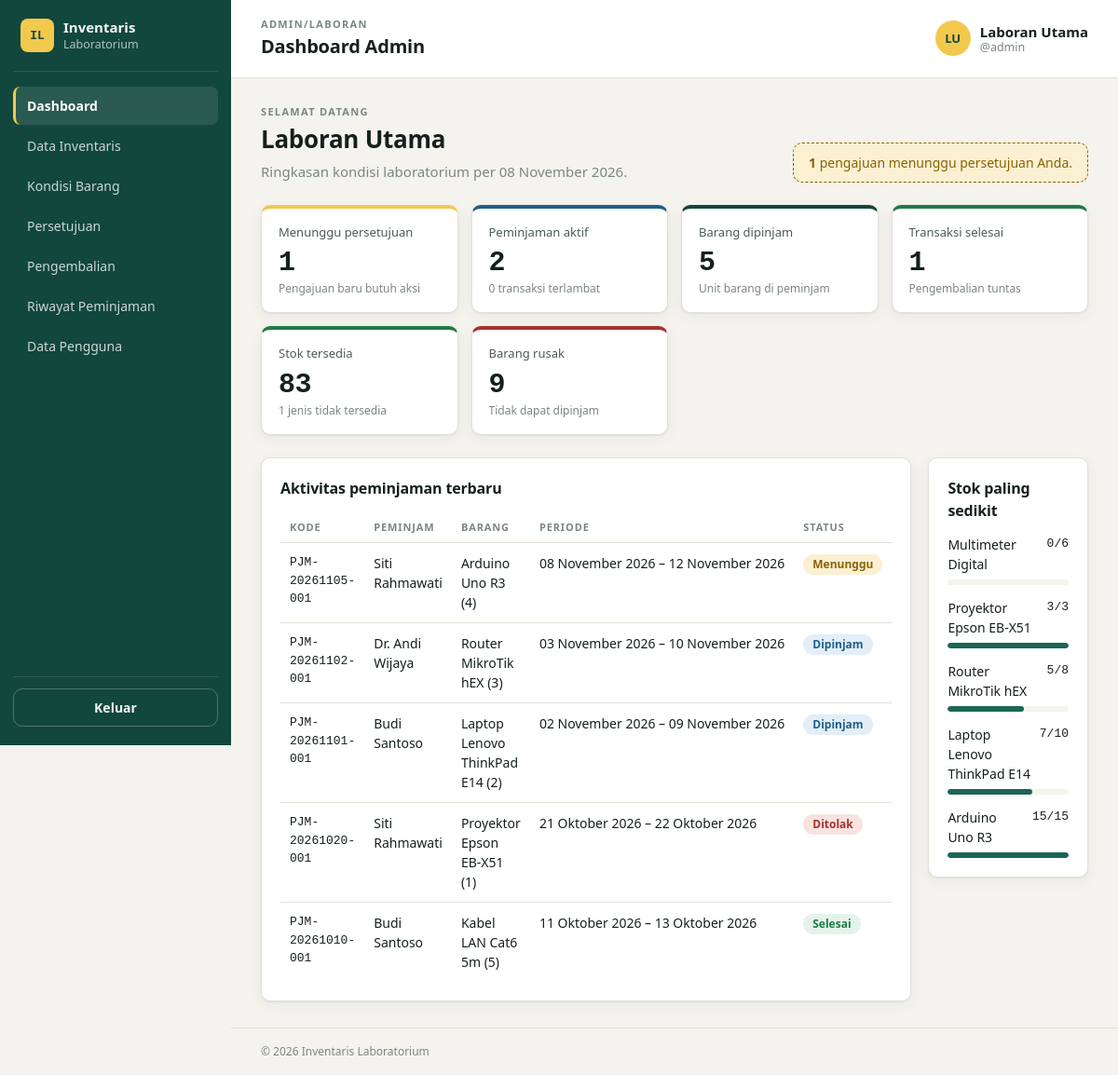
Page /admin/dashboard.php (signed in) on the committed database.
### tables this page shows
CREATE TABLE users (
  id            INT UNSIGNED AUTO_INCREMENT PRIMARY KEY,
  full_name     VARCHAR(100) NOT NULL,
  username      VARCHAR(50)  NOT NULL,
  password_hash VARCHAR(255) NOT NULL,              
  role          ENUM('admin','peminjam') NOT NULL DEFAULT 'peminjam',
  identity_no   VARCHAR(30)  NULL,                  
  user_type     ENUM('laboran','mahasiswa','dosen') NOT NULL DEFAULT 'mahasiswa',
  is_active     TINYINT(1)   NOT NULL DEFAULT 1,    
  created_at    DATETIME     NOT NULL DEFAULT CURRENT_TIMESTAMP,
  updated_at    DATETIME     NOT NULL DEFAULT CURRENT_TIMESTAMP ON UPDATE CURRENT_TIMESTAMP,
  CONSTRAINT uq_users_username UNIQUE (username)
);

CREATE TABLE inventories (
  id              INT UNSIGNED AUTO_INCREMENT PRIMARY KEY,
  code            VARCHAR(30)  NOT NULL,
  name            VARCHAR(150) NOT NULL,
  category_id     INT UNSIGNED NOT NULL,
  location        VARCHAR(100) NOT NULL,
  description     TEXT NULL,
  qty_total       INT UNSIGNED NOT NULL DEFAULT 0,
  qty_available   INT UNSIGNED NOT NULL DEFAULT 0,
  qty_borrowed    INT UNSIGNED NOT NULL DEFAULT 0,
  qty_damaged     INT UNSIGNED NOT NULL DEFAULT 0,  
  qty_damaged_light INT UNSIGNED NOT NULL DEFAULT 0,
  qty_damaged_heavy INT UNSIGNED NOT NULL DEFAULT 0,
  is_active       TINYINT(1)   NOT NULL DEFAULT 1,  
  created_at      DATETIME     NOT NULL DEFAULT CURRENT_TIMESTAMP,
  updated_at      DATETIME     NOT NULL DEFAULT CURRENT_TIMESTAMP ON UPDATE CURRENT_TIMESTAMP,
  CONSTRAINT uq_inventories_code UNIQUE (code),
  CONSTRAINT fk_inventories_category FOREIGN KEY (category_id)
    REFERENCES categories(id) ON UPDATE CASCADE ON DELETE RESTRICT,
  CONSTRAINT chk_inventories_balance
    CHECK (qty_total = qty_available + qty_borrowed + qty_damaged),
  CONSTRAINT chk_inventories_damage_split
    CHECK (qty_damaged = qty_damaged_light + qty_damaged_heavy)
);

### includes/helpers.php (called while the page is built, shortened)
<?php
require_once __DIR__ . '/../config/database.php';
function e($value): string
{
    return htmlspecialchars((string)$value, ENT_QUOTES, 'UTF-8');
}
function url(string $path = ''): string
{
    return BASE_URL . '/' . ltrim($path, '/');
}
if (!function_exists('format_date')) {
    function format_date(?string $date): string
    {
        $dateStr = trim((string)$date);
        $timestamp = strtotime($dateStr);
        $bulanIndo = [
            1  => 'Januari',
            2  => 'Februari',
            3  => 'Maret',
            4  => 'April',
            5  => 'Mei',
            6  => 'Juni',
            7  => 'Juli',
            8  => 'Agustus',
            9  => 'September',
            10 => 'Oktober',
            11 => 'November',
            12 => 'Desember'
        ];
        $day   = date('d', $timestamp);
        $month = (int)date('n', $timestamp);
        $year  = date('Y', $timestamp);
        $monthName = $bulanIndo[$month] ?? date('F', $timestamp);
        return sprintf('%s %s %s', $day, $monthName, $year);
    }
}

### auth/session.php (called while the page is built, shortened)
<?php
require_once __DIR__ . '/../includes/helpers.php';
function current_user(): ?array
{
    return $_SESSION['user'] ?? null;
}
function require_login(): array
{
    $user = current_user();
    $expired = isset($_SESSION['last_activity']) && time() - $_SESSION['last_activity'] > SESSION_TIMEOUT;
    if ($user && !$expired) {
        $stmt = db()->prepare('SELECT role, is_active FROM users WHERE id = ?');
        $stmt->execute([$user['id']]);
        $row = $stmt->fetch();
        if ($row && (int)$row['is_active'] === 1) {
            return $_SESSION['user'];
        }
    }
}
function require_role(string $role): array
{
    $user = require_login();
    return $user;
}

### config/database.php (called while the page is built, shortened)
<?php
function db(): PDO
{
    static $pdo = null;
    if ($pdo === null) {
        $dsn = sprintf('mysql:host=%s;port=%s;dbname=%s;charset=%s', DB_HOST, DB_PORT, DB_NAME, DB_CHARSET);
        try {
            $pdo = new PDO($dsn, DB_USER, DB_PASS, [
                PDO::ATTR_ERRMODE            => PDO::ERRMODE_EXCEPTION,
                PDO::ATTR_DEFAULT_FETCH_MODE => PDO::FETCH_ASSOC,
                PDO::ATTR_EMULATE_PREPARES   => false,
            ]);
        } catch (PDOException $e) {
            http_response_code(500);
            exit('Koneksi database gagal. Periksa config/config.php dan pastikan MySQL XAMPP aktif.');
        }
    }
    return $pdo;
}

### admin/dashboard.php (the view)
<?php
require_once __DIR__ . '/../auth/session.php';
require_once __DIR__ . '/../components/ui.php';
$user = require_role('admin');
$pdo  = db();
$stock = $pdo->query(
    'SELECT COUNT(*) AS jenis,
            COALESCE(SUM(qty_total),0)     AS total,
            COALESCE(SUM(qty_available),0) AS tersedia,
            COALESCE(SUM(qty_borrowed),0)  AS dipinjam,
            COALESCE(SUM(qty_damaged),0)   AS rusak,
            COALESCE(SUM(qty_available = 0),0) AS habis
     FROM inventories WHERE is_active = 1'
)->fetch();
$counts = $pdo->query(
    "SELECT COALESCE(SUM(status='menunggu'),0) AS menunggu,
            COALESCE(SUM(status='dipinjam'),0) AS dipinjam,
            COALESCE(SUM(status='selesai'),0)  AS selesai,
            COALESCE(SUM(status='ditolak'),0)  AS ditolak,
            COALESCE(SUM(status='dipinjam' AND planned_return_date < CURDATE()),0) AS terlambat
     FROM borrowings"
)->fetch();
$recent = $pdo->query(
    "SELECT b.borrowing_code, b.borrow_date, b.planned_return_date, b.status, b.created_at,
            u.full_name,
            GROUP_CONCAT(CONCAT(i.name, ' (', d.qty, ')') SEPARATOR ', ') AS items
     FROM borrowings b
     JOIN users u ON u.id = b.user_id
     JOIN borrowing_details d ON d.borrowing_id = b.id
     JOIN inventories i ON i.id = d.inventory_id
     GROUP BY b.id
     ORDER BY b.created_at DESC
     LIMIT 8"
)->fetchAll();
$lowStock = $pdo->query(
    'SELECT code, name, qty_available, qty_total FROM inventories
     WHERE is_active = 1 ORDER BY qty_available ASC, name LIMIT 5'
)->fetchAll();
$pageTitle  = 'Dashboard Admin';
$activeMenu = 'dashboard';
require __DIR__ . '/../layouts/header.php';
?>
<section class="hero-strip">
  <div>
    <p class="eyebrow">Selamat datang</p>
    <h2><?= e($user['full_name']) ?></h2>
    <p class="muted">Ringkasan kondisi laboratorium per <?= e(format_date(date('Y-m-d'))) ?>.</p>
  </div>
  <?php if ((int)$counts['menunggu'] > 0): ?>
    <div class="callout">
      <strong><?= (int)$counts['menunggu'] ?></strong> pengajuan menunggu persetujuan Anda.
    </div>
  <?php endif; ?>
</section>
<section class="stats">
  <?= stat_card('Menunggu persetujuan', $counts['menunggu'], 'warning', 'Pengajuan baru butuh aksi') ?>
  <?= stat_card('Peminjaman aktif', $counts['dipinjam'], 'info', (int)$counts['terlambat'] . ' transaksi terlambat') ?>
  <?= stat_card('Barang dipinjam', $stock['dipinjam'], 'neutral', 'Unit barang di peminjam') ?>
  <?= stat_card('Transaksi selesai', $counts['selesai'], 'success', 'Pengembalian tuntas') ?>
  <?= stat_card('Stok tersedia', $stock['tersedia'], 'success', (int)$stock['habis'] . ' jenis tidak tersedia') ?>
  <?= stat_card('Barang rusak', $stock['rusak'], 'danger', 'Tidak dapat dipinjam') ?>
</section>
<div class="grid-2">
  <section class="card">
    <div class="card-head">
      <h3>Aktivitas peminjaman terbaru</h3>
    </div>
    <?php if (!$recent): ?>
      <p class="empty">Belum ada aktivitas peminjaman.</p>
    <?php else: ?>
      <div class="table-wrap">
        <table class="table">
          <thead><tr><th>Kode</th><th>Peminjam</th><th>Barang</th><th>Periode</th><th>Status</th></tr></thead>
          <tbody>
          <?php foreach ($recent as $r): ?>
            <tr>
              <td class="mono"><?= e($r['borrowing_code']) ?></td>
              <td><?= e($r['full_name']) ?></td>
              <td><?= e($r['items']) ?></td>
              <td class="nowrap"><?= e(format_date($r['borrow_date'])) ?> – <?= e(format_date($r['planned_return_date'])) ?></td>
              <td><?= status_badge($r['status']) ?></td>
            </tr>
          <?php endforeach; ?>
          </tbody>
        </table>
      </div>
    <?php endif; ?>
  </section>
  <section class="card">
    <div class="card-head"><h3>Stok paling sedikit</h3></div>
    <ul class="meter-list">
      <?php foreach ($lowStock as $s):
        $pct = $s['qty_total'] > 0 ? round($s['qty_available'] / $s['qty_total'] * 100) : 0; ?>
        <li>
          <div class="meter-row">
            <span><?= e($s['name']) ?></span>
            <span class="mono"><?= (int)$s['qty_available'] ?>/<?= (int)$s['qty_total'] ?></span>
          </div>
          <div class="meter"><span style="width: <?= $pct ?>%"></span></div>
        </li>
      <?php endforeach; ?>
    </ul>
  </section>
</div>
<?php require __DIR__ . '/../layouts/footer.php'; ?>

### layouts/header.php (shortened to what this page needs)
<?php
$pageTitle  = $pageTitle  ?? 'Dashboard';
$activeMenu = $activeMenu ?? '';
$roleLabel  = $user['role'] === 'admin' ? 'Admin/Laboran' : ucfirst($user['user_type']);
$initials   = strtoupper(implode('', array_map(fn($w) => $w[0] ?? '', array_slice(explode(' ', preg_replace('/^(Dr\.|Prof\.)\s*/', '', $user['full_name'])), 0, 2))));
?>
<!DOCTYPE html>
<html lang="id">
<head>
  <link rel="stylesheet" href="<?= e(url('assets/css/style.css')) ?>">
</head>
<body>
<div class="app">
  <?php require __DIR__ . '/sidebar.php'; ?>
  <div class="main">
    <header class="topbar">
      <div class="topbar-title">
        <p class="eyebrow"><?= e($roleLabel) ?></p>
        <h1><?= e($pageTitle) ?></h1>
      </div>
      <div class="topbar-user">
        <span class="avatar"><?= e($initials) ?></span>
        <span class="user-meta">
          <strong><?= e($user['full_name']) ?></strong>
          <small>@<?= e($user['username']) ?></small>
        </span>
      </div>
    </header>
    <main class="content">

### layouts/sidebar.php (shortened to what this page needs)
<?php
$menus = $user['role'] === 'admin'
    ? [
        ['key' => 'dashboard',    'label' => 'Dashboard',           'href' => 'admin/dashboard.php'],
        ['key' => 'inventaris',   'label' => 'Data Inventaris',     'href' => 'modules/inventaris/index.php'],
        ['key' => 'kondisi',      'label' => 'Kondisi Barang',      'href' => 'modules/kondisi/index.php'],
        ['key' => 'peminjaman',   'label' => 'Persetujuan',         'href' => 'modules/peminjaman/index.php'],
        ['key' => 'pengembalian', 'label' => 'Pengembalian',        'href' => 'modules/pengembalian/index.php'],
        ['key' => 'riwayat',      'label' => 'Riwayat Peminjaman',  'href' => 'admin/riwayat.php'],
        ['key' => 'pengguna',     'label' => 'Data Pengguna',       'href' => 'admin/pengguna.php'],
      ]
    : [
        ['key' => 'dashboard',  'label' => 'Dashboard',         'href' => 'peminjam/dashboard.php'],
        ['key' => 'inventaris', 'label' => 'Daftar Inventaris', 'href' => 'peminjam/inventaris.php'],
        ['key' => 'riwayat',    'label' => 'Status & Riwayat',  'href' => 'peminjam/riwayat.php'],
      ];
?>
<aside class="sidebar" id="sidebar">
  <div class="sidebar-brand">
    <span class="brand-mark sm">IL</span>
    <span>Inventaris<br><small>Laboratorium</small></span>
  </div>
  <nav class="nav">
    <?php foreach ($menus as $m): ?>
        <a class="nav-link<?= $activeMenu === $m['key'] ? ' active' : '' ?>" href="<?= e(url($m['href'])) ?>"><?= e($m['label']) ?></a>
    <?php endforeach; ?>
  </nav>
  <form method="post" action="<?= e(url('auth/logout.php')) ?>" class="sidebar-foot">
    <button type="submit" class="btn btn-ghost btn-block" data-confirm="Keluar dari aplikasi?">Keluar</button>
  </form>
</aside>

### components/ui.php (shortened to what this page needs)
<?php
function status_badge(string $status): string
{
    $map = [
        'menunggu' => ['Menunggu', 'warning'],
        'dipinjam' => ['Dipinjam', 'info'],
        'ditolak'  => ['Ditolak',  'danger'],
        'selesai'  => ['Selesai',  'success'],
    ];
    [$label, $tone] = $map[$status] ?? [ucfirst($status), 'neutral'];
    return '<span class="badge badge-' . $tone . '">' . e($label) . '</span>';
}
function stat_card(string $label, $value, string $tone = 'neutral', string $note = ''): string
{
    return '<article class="stat stat-' . $tone . '">'
        . '<p class="stat-label">' . e($label) . '</p>'
        . '<p class="stat-value">' . e(number_format((int)$value, 0, ',', '.')) . '</p>'
        . ($note !== '' ? '<p class="stat-note">' . e($note) . '</p>' : '')
        . '</article>';
}

### layouts/footer.php (shortened to what this page needs)
    </main>
    <footer class="footer">
      &copy; <?= date('Y') ?> <?= e(APP_NAME) ?>
    </footer>
  </div>
</div>
</body>
</html>

### rows in the picture
users: role "ADMIN/LABORAN", role "LU", role "Laboran Utama", role "admin"
inventories: name "Multimeter Digital", qty_available "0", qty_total "6"
inventories: name "Proyektor Epson EB-X51", qty_available "3", qty_total "3"
inventories: name "Router MikroTik hEX", qty_available "5", qty_total "8"
inventories: name "Laptop Lenovo ThinkPad E14", qty_available "7", qty_total "10"
inventories: name "Arduino Uno R3", qty_available "15", qty_total "15"

### other values in the picture
$m['label'] "Dashboard"
$m['label'] "Data Inventaris"
$m['label'] "Kondisi Barang"
$m['label'] "Persetujuan"
$m['label'] "Pengembalian"
$m['label'] "Riwayat Peminjaman"
$m['label'] "Data Pengguna"
$pageTitle "Dashboard Admin"
$counts['menunggu'] "1"
$label "Menunggu persetujuan Peminjaman aktif Barang dipinjam Transaksi selesai Stok tersedia Barang rusak"
$value "1 2 5 1 83 9"
$note "Pengajuan baru butuh aksi 0 transaksi terlambat Unit barang di peminjam Pengembalian tuntas 1 jenis tidak tersedia Tidak dapat dipinjam"
$r['borrowing_code'] "PJM-20261105-001"
$r['full_name'] "Siti Rahmawati"
$r['items'] "Arduino Uno R3 (4)"
